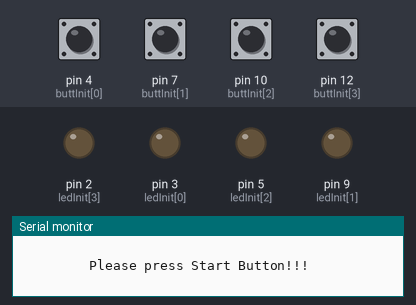
Simulated run of this sketch. Board: Arduino Uno, built with avr-gcc and run on an emulated ATmega328P. Shown: output pins drawn as LEDs (lit = HIGH), the last lines printed to the serial monitor. Dashed ring = blinking. Inputs (shaded band) come from the test bench; at power-on: pin 4 (buttInit[0]), pin 7 (buttInit[1]), pin 10 (buttInit[2]), pin 12 (buttInit[3]) LOW. Random numbers use the default seed unless the sketch sets one.

Above: at 1.2 s.
1.3 s: pin 4 (buttInit[0]) pulled HIGH for 0.15 s
At 2.4 s:
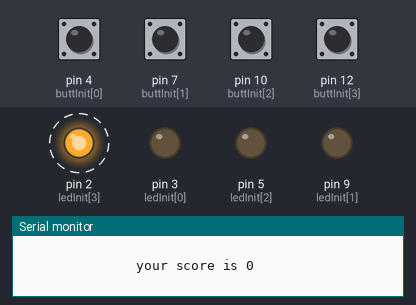
At 4.3 s:
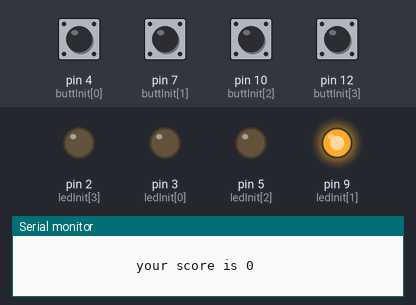
4.4 s: pin 7 (buttInit[1]) pulled HIGH for 0.15 s
7.4 s: pin 10 (buttInit[2]) pulled HIGH for 1 s
At 14.9 s:
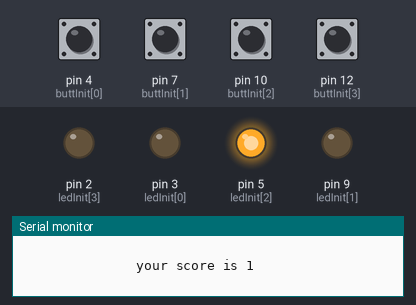
Timing chart, 0 to 20.0 s (numbered marks = the images above; inputs shaded):
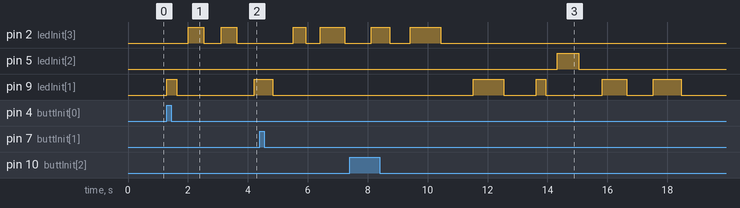

The sketch:

LEDGAME.ino
```cpp
#include <stdio.h>
int i = 0;
int gameState = 1;
int score = 0;
int noButtPress = 0;
int buttInit[4] = {4, 7, 10, 12} ;
int ledInit[4] = {3, 9, 5, 2} ;
int butt[4];
#define GAME_SET_N_START (1)
#define GAME_RUNNING (2)
#define GAME_END (3)

void setup()
{
     Serial.begin(9600);
     randomSeed(analogRead(0));

      for (int s = 0; s < 4; s++)
      {
         pinMode(ledInit[s], OUTPUT);
         pinMode(buttInit[s], INPUT);
      }
}

class Timer
{
  public:
  unsigned long  newTimeValue;
  unsigned long  limitValue;
  unsigned long  oldTimeValue;

  void updateTimer()
  {
     newTimeValue = millis();
  }

    void setTimer(unsigned long timeToSet)
    {
      oldTimeValue = millis();
      limitValue = timeToSet;
    }

      bool isTimerRunning()
      {
        newTimeValue = millis();

        if ( (newTimeValue - oldTimeValue) <= limitValue)
          return true;
        else
          return false;
      }

};

Timer timer;
Timer ledTimer;
Timer waitTimer;


//generating random number for led
int randomGenLed()
{
  int num = rand() % 3 + 1;
   return num;
}

//generating random time for led
int randomGenTime()
{
  int randomtime = (rand() % 9 + 3) * 100;
  return randomtime;
}

 //turn on random led
int randomLedOn(int num)
{
   digitalWrite(ledInit[num], HIGH);
}


//turn off all leds
void ledOff(int num)
  {
    digitalWrite(ledInit[num], LOW);
  }

//буфер с нажатыми кнопками
int WhichButtPressed()
{

  for (int c = 1; c < 4; c++)
  {
   if (digitalRead(buttInit[c]) == HIGH)
   {
     butt[c] = c;
     i = 1;
   }
  }

}


int Logic(int num)
{
 if (butt[num] == num && i == 1)
 {
  score += 1;
  Serial.print("                                                                  CORRECT! \n");
  //correct
 }
  else if (butt[num] != num && i == 1)
  {
    Serial.print("                                                                 INCORRECT( \n");
    //incorrect
  }
   else if (ledTimer.isTimerRunning() == false && i == 0)
   {
    Serial.print("                                                          NO BUTTON PRESS DETECTED \n");
   }
}

//clearing butt bufer
    void clearButt()
    {
        butt[0] = 1;
      for (int i = 1; i < 4; i++)
      {
        butt[i] = 0;
      }
    }

 //waiting for start button
void startButtonWait()
{
   while (butt[0] == 0)
   {
     if(digitalRead(buttInit[0]) == HIGH)
     {
      butt[0] = 1;
     }
   }
}

void PrintScore()
{
   Serial.print("                                                              your score is ");
   Serial.print(score);
   Serial.print("\n \n");
}

void loop()
{
  int b = randomGenLed();
  int t = randomGenTime();
  int timeleft = timer.limitValue - (timer.newTimeValue - timer.oldTimeValue);
  switch (gameState)
  {
  case GAME_SET_N_START: // the game start
        Serial.print("                                                        Please press Start Button!!!\n\n");
        startButtonWait(); //waiting for start button
        timer.setTimer(15000); //set how long game will last
        timer.updateTimer(); // init timer
        gameState = GAME_RUNNING;
        break;

  case GAME_RUNNING: // the game
        timer.updateTimer(); // updating timer value
        randomLedOn(b); //turn on random led
        ledTimer.setTimer(t); //setting time for leds
        if ( (timeleft) <= 999)
         {
          t = timeleft;
          gameState = GAME_END;
         }

         i = 0;
        while (ledTimer.isTimerRunning() == true )
        {

         WhichButtPressed();
        }
        Logic(b);

        clearButt(); //clearing butt bufer
        ledOff(b); //turn off led
        PrintScore();
        waitTimer.setTimer(t);
        while ( waitTimer.isTimerRunning() == true )
        {
          if ( waitTimer.isTimerRunning() == false )
          {
            break;
          }
        }
        break;

  case GAME_END: //game over
       Serial.print("                                                                 GAME OVER\n");
       Serial.print("                                                          your final score is ");
       Serial.print(score);
       Serial.print(" !!! \n\n\n");
       gameState = GAME_SET_N_START;
       score = 0;
       butt[0] = 0;
       break;


  default:
    break;
  }
}
```

Measured:
- after the input at 1.3 s, pin 2 (ledInit[3]): alternates HIGH for 0.52 s and LOW for 0.58 s, starting after 0.70 s; pin 9 (ledInit[1]): LOW → HIGH at once, → LOW 0.32 s later, → HIGH 2.6 s later
